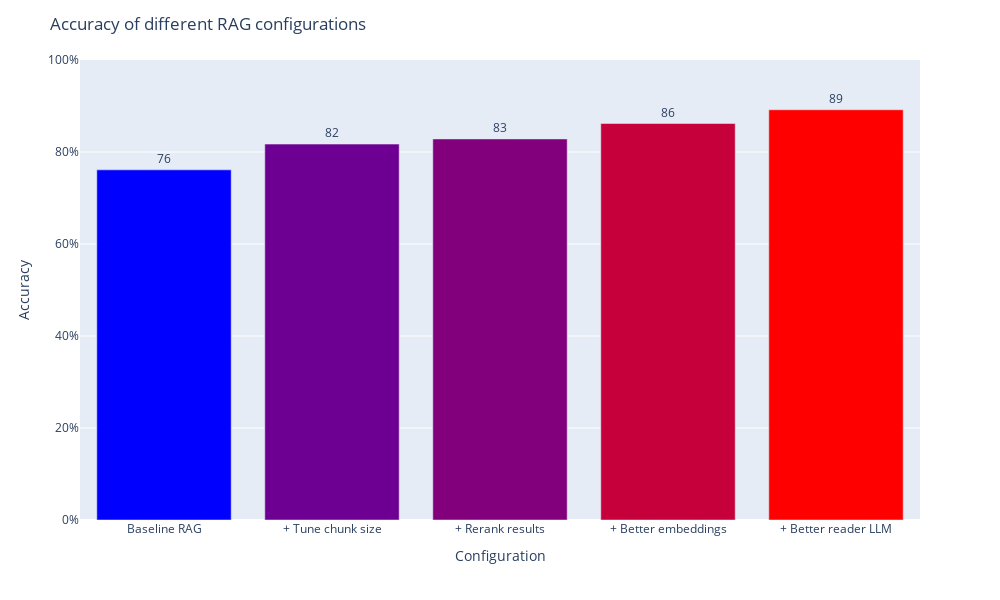

Notebook cell for this chart:
### Code cell
import plotly.express as px

fig = px.bar(
    scores,
    color=scores,
    text=scores,
    labels={
        "value": "Accuracy",
        "settings": "Configuration",
    },
    color_continuous_scale="bluered",
)
fig.update_layout(
    width=1000,
    height=600,
    barmode="group",
    yaxis_range=[0, 100],
    title="Accuracy of different RAG configurations",
)
fig.layout.yaxis.ticksuffix = "%"
fig.update_coloraxes(showscale=False)
fig.update_traces(texttemplate="%{y:.0f}", textposition="outside")
fig.show()

### Figure 1 — Plotly figure (JSON) as saved in the notebook; plotly's stock layout.template omitted (floating-point values rounded to 4 significant figures)
{"data": [{"alignmentgroup": "True", "hovertemplate": "Configuration=%{x}<br>Accuracy=%{y}<br>text=%{text}<br>color=%{marker.color}<extra></extra>", "legendgroup": "", "marker": {"color": [76.12, 81.72, 82.84, 86.19, 89.18], "coloraxis": "coloraxis", "pattern": {"shape": ""}}, "name": "", "offsetgroup": "", "orientation": "v", "showlegend": false, "text": [76.12, 81.72, 82.84, 86.19, 89.18], "textposition": "outside", "texttemplate": "%{y:.0f}", "type": "bar", "x": ["Baseline RAG", "+ Tune chunk size", "+ Rerank results", "+ Better embeddings", "+ Better reader LLM"], "xaxis": "x", "y": [76.12, 81.72, 82.84, 86.19, 89.18], "yaxis": "y"}], "layout": {"barmode": "group", "coloraxis": {"colorbar": {"title": {"text": "color"}}, "colorscale": [[0, "rgb(0,0,255)"], [1, "rgb(255,0,0)"]], "showscale": false}, "height": 600, "legend": {"tracegroupgap": 0}, "margin": {"t": 60}, "title": {"text": "Accuracy of different RAG configurations"}, "width": 1000, "xaxis": {"anchor": "y", "domain": [0, 1], "title": {"text": "Configuration"}}, "yaxis": {"anchor": "x", "domain": [0, 1], "range": [0, 100], "ticksuffix": "%", "title": {"text": "Accuracy"}}}}
